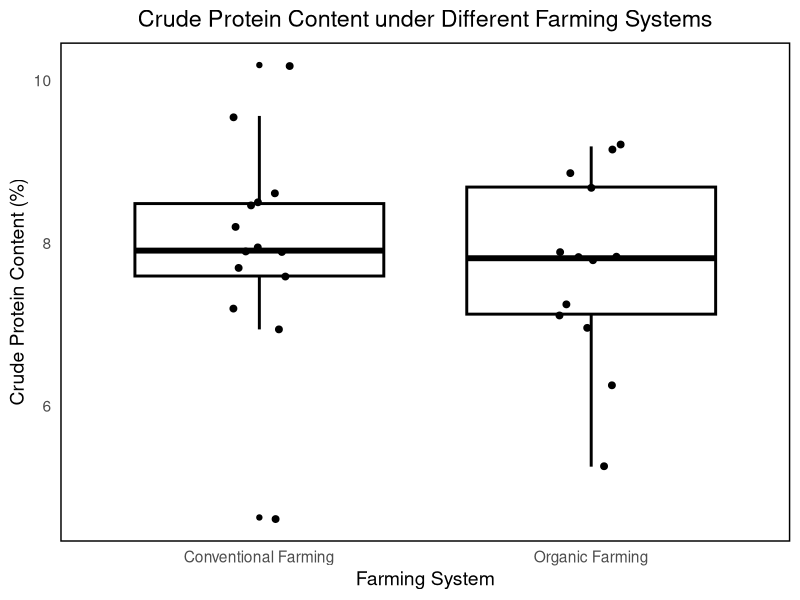

Write the R code that produced this figure.
library(ggplot2)

# Data
data <- data.frame(
  Treatment = c(rep("T3", 14), rep("T4", 13)),
  cp = c(
    8.5,8.1875,7.6875,7.875,4.625,7.5625,8.625,10.1875,7.9375,9.5625,7.875,6.9375,7.1875,8.4375,
    7.8125,7.8125,9.1875,8.6875,7.25,5.25,9.125,7.8125,7.875,6.9375,7.125,6.25,8.875
  )
)

# Rename treatment labels
data$Farming_System <- factor(data$Treatment, levels = c("T3", "T4"),
                              labels = c("Conventional Farming", "Organic Farming"))

# Plot
ggplot(data, aes(x=Farming_System, y=cp)) +
  geom_boxplot(color="black", fill=NA, size=1) +
  geom_jitter(width=0.1, size=2, color="black") +
  labs(x="Farming System", y="Crude Protein Content (%)",
       title="Crude Protein Content under Different Farming Systems") +
  theme_minimal(base_size = 14) +
  theme(panel.grid = element_blank(),
        panel.border = element_rect(color="black", fill=NA, size=1),
        plot.title = element_text(hjust=0.5))
